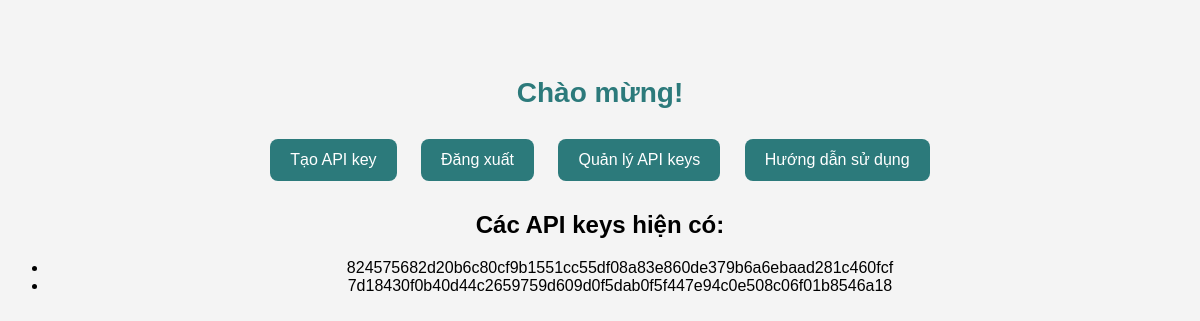
Screenshot of /view_api_keys (signed in) with the database file from the repository.
### tables this page shows
CREATE TABLE api_keys (
    id INTEGER PRIMARY KEY AUTOINCREMENT,
    user_id INTEGER NOT NULL,
    api_key TEXT UNIQUE NOT NULL,
    created_at TIMESTAMP DEFAULT CURRENT_TIMESTAMP,
    FOREIGN KEY (user_id) REFERENCES users (id)
);

### app.py (the view)
@app.route('/view_api_keys', methods=['GET'])
def view_api_keys():
    if 'user_id' not in session:
        return redirect(url_for('login'))
    user_id = session['user_id']
    conn = get_db_connection()
    api_keys = conn.execute("SELECT api_key FROM api_keys WHERE user_id = ?", (user_id,)).fetchall()
    conn.close()
    if not api_keys:
        return render_template('home.html', message="Không có API keys nào được tạo.")
    return render_template('home.html', api_keys=[row['api_key'] for row in api_keys])

### app.py (called while the page is built)
def get_db_connection():
    conn = sqlite3.connect(DATABASE)
    conn.row_factory = sqlite3.Row
    return conn

### templates/home.html (shortened to what this page needs)
<!DOCTYPE html>
<html lang="vi">
<head>
    <link rel="stylesheet" href="{{ url_for('static', filename='css/home.css') }}">
</head>
<body>
    <h1>Chào mừng!</h1>
    <form method="POST" action="/create_project">
        <button type="submit">Tạo API key</button>
    </form>
    <form action="{{ url_for('logout') }}" method="GET">
        <button type="submit">Đăng xuất</button>
    </form>
    <form action="{{ url_for('view_api_keys') }}" method="GET">
        <button type="submit">Quản lý API keys</button>
    </form>
    <form action="{{ url_for('api_docs') }}" method="GET">
        <button type="submit">Hướng dẫn sử dụng</button>
    </form>
    {% if api_keys %}
        <div class="api-key-list">
            <h2>Các API keys hiện có:</h2>
            <ul>
                {% for api_key in api_keys %}
                    <li class="api-key-item">{{ api_key }}</li>
                {% endfor %}
            </ul>
        </div>
    {% elif message %}
        <p class="message">{{ message }}</p>
    {% endif %}
</body>
</html>

### static/css/home.css (style rules this page uses)
body { font-family: Arial, sans-serif; background-color: #f4f4f4; text-align: center; padding-top: 50px; }
h1 { color: #2c7a7b; font-size: 28px; margin-bottom: 20px; }
button { background-color: #2c7a7b; color: white; border: none; padding: 12px 20px; margin: 10px; font-size: 16px; border-radius: 8px; cursor: pointer; transition: 0.3s; }
form { display: inline-block; }

### rows the page displays
api_keys: api_key "824575682d20b6c80cf9b1551cc55df08a83e860de379b6a6ebaad281c460fcf"
api_keys: api_key "7d18430f0b40d44c2659759d609d0f5dab0f5f447e94c0e508c06f01b8546a18"
